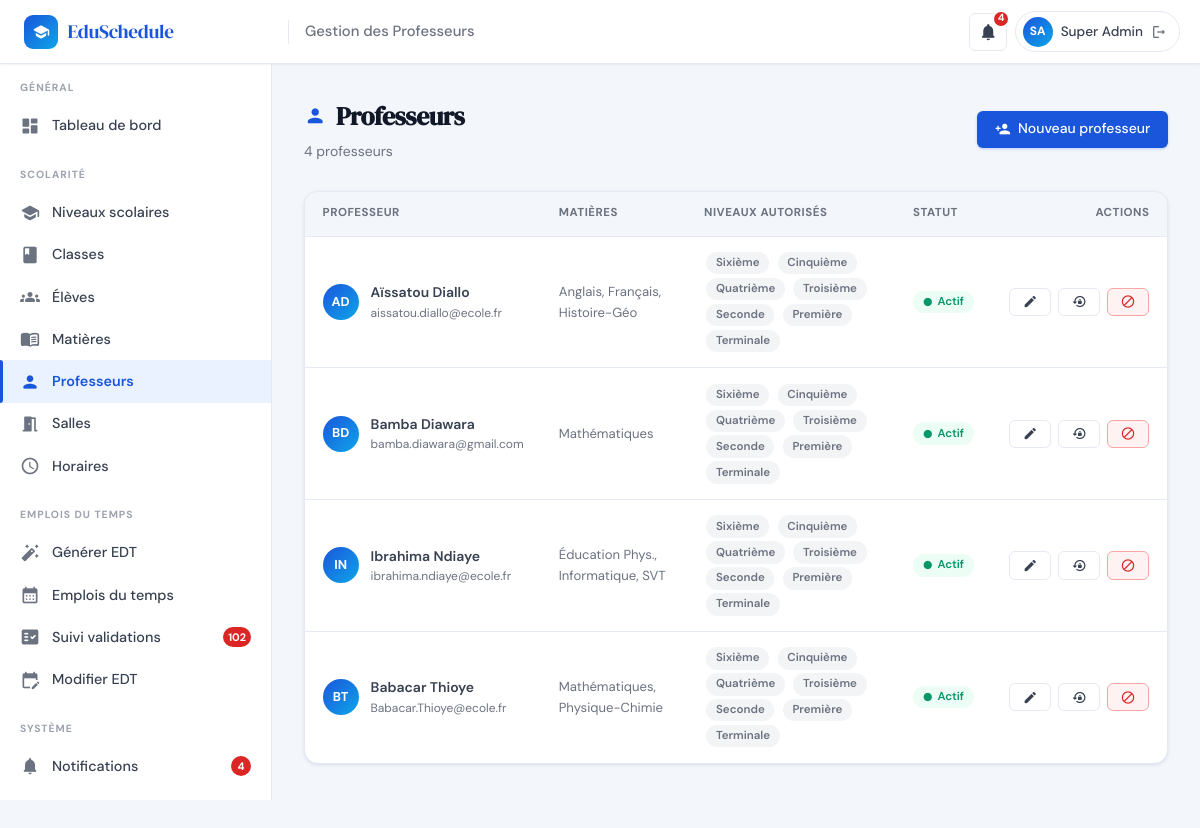
Before: /admin/professeurs.php (signed in) with the older database file.
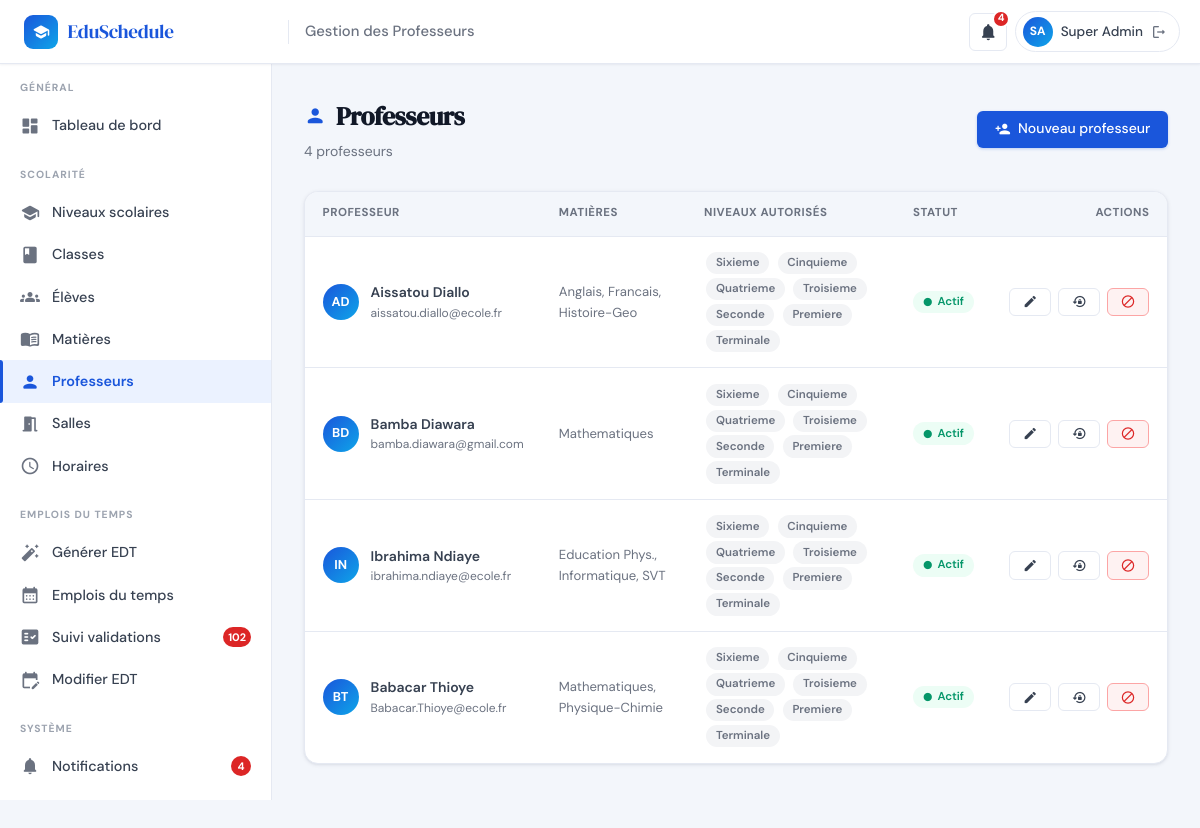
After: the same page with the newer database file.
### tables this page shows
CREATE TABLE IF NOT EXISTS `utilisateurs` (
  `id`            INT(11)      NOT NULL AUTO_INCREMENT,
  `nom`           VARCHAR(100) NOT NULL,
  `prenom`        VARCHAR(100) NOT NULL,
  `email`         VARCHAR(191) NOT NULL,
  `mot_de_passe`  VARCHAR(255) NOT NULL,
  `role`          ENUM('admin','professeur','eleve') NOT NULL DEFAULT 'eleve',
  `statut`        ENUM('actif','inactif')             NOT NULL DEFAULT 'actif',
  `id_classe`     INT(11)      DEFAULT NULL,
  `date_creation` TIMESTAMP    NOT NULL DEFAULT CURRENT_TIMESTAMP,
  PRIMARY KEY (`id`),
  UNIQUE KEY `uq_email` (`email`),
  KEY `id_classe` (`id_classe`),
  CONSTRAINT `utilisateurs_ibfk_1`
    FOREIGN KEY (`id_classe`) REFERENCES `classes` (`id`) ON DELETE SET NULL
);

### includes/functions.php (called while the page is built, shortened)
<?php
function h(string $str): string {
    return htmlspecialchars($str, ENT_QUOTES, 'UTF-8');
}

### admin/professeurs.php (the view, shortened to what this page needs)
<?php
require_once __DIR__ . '/../includes/functions.php';
$pdo = getDB();
$professeurs = $pdo->query("
    SELECT u.*,
           GROUP_CONCAT(DISTINCT m.nom ORDER BY m.nom SEPARATOR ', ') AS matieres_noms,
           GROUP_CONCAT(DISTINCT pm.id_matiere) AS mat_ids,
           GROUP_CONCAT(DISTINCT n.nom  ORDER BY n.ordre SEPARATOR ', ') AS niveaux_noms,
           GROUP_CONCAT(DISTINCT pn.id_niveau) AS niv_ids
    FROM utilisateurs u
    LEFT JOIN professeur_matiere pm ON pm.id_professeur=u.id
    LEFT JOIN matieres m ON m.id=pm.id_matiere
    LEFT JOIN professeur_niveau  pn ON pn.id_professeur=u.id
    LEFT JOIN niveaux n ON n.id=pn.id_niveau
    WHERE u.role='professeur'
    GROUP BY u.id ORDER BY u.statut,u.nom,u.prenom
")->fetchAll();
include __DIR__ . '/../includes/header.php';
include __DIR__ . '/../includes/sidebar_admin.php';
?>
<div class="main-content">
  <div class="page-header">
    <div class="page-header-left">
      <h1 class="page-title"><span class="material-icons-round">person</span> Professeurs</h1>
      <p class="page-subtitle"><?= count($professeurs) ?> professeur<?= count($professeurs)>1?'s':'' ?></p>
    </div>
    <button class="btn btn-primary" onclick="openModal('modalAdd')">
      <span class="material-icons-round">person_add</span> Nouveau professeur
    </button>
  </div>
  <div class="card">
    <div class="table-wrapper" style="border:none;border-radius:0">
      <table class="table">
        <thead>
          <tr><th>Professeur</th><th>Matières</th><th>Niveaux autorisés</th><th>Statut</th><th style="text-align:right">Actions</th></tr>
        </thead>
        <tbody>
          <?php if (empty($professeurs)): ?>
          <tr><td colspan="5"><div class="empty-state">
            <div class="empty-state-icon"><span class="material-icons-round">person_off</span></div>
            <h3>Aucun professeur</h3>
          </div></td></tr>
          <?php else: foreach ($professeurs as $p): ?>
          <tr>
            <td>
              <div style="display:flex;align-items:center;gap:.75rem">
                <div class="user-avatar" style="width:36px;height:36px;font-size:.8rem;flex-shrink:0">
                  <?= strtoupper(substr($p['prenom'],0,1).substr($p['nom'],0,1)) ?>
                </div>
                <div>
                  <div style="font-weight:600"><?= h($p['prenom'].' '.$p['nom']) ?></div>
                  <div style="font-size:.75rem;color:var(--text-muted)"><?= h($p['email']) ?></div>
                </div>
              </div>
            </td>
            <td style="font-size:.82rem;color:var(--text-muted)">
              <?= $p['matieres_noms'] ? h($p['matieres_noms']) : '<span style="font-style:italic">Aucune</span>' ?>
            </td>
            <td>
              <?php if ($p['niveaux_noms']): ?>
                <?php foreach (explode(', ', $p['niveaux_noms']) as $niv): ?>
                <span class="badge badge-secondary" style="margin:.1rem .15rem"><?= h($niv) ?></span>
                <?php endforeach; ?>
              <?php else: ?>
                <span class="badge badge-warning">Tous niveaux</span>
              <?php endif; ?>
            </td>
            <td>
              <?= $p['statut']==='actif'
                ? '<span class="badge badge-success"><span class="material-icons-round" style="font-size:10px">circle</span> Actif</span>'
                : '<span class="badge badge-danger"><span class="material-icons-round" style="font-size:10px">circle</span> Inactif</span>' ?>
            </td>
            <td>
              <div class="table-actions" style="justify-content:flex-end">
                <button class="btn btn-sm btn-outline" onclick='editProf(<?= json_encode($p,JSON_HEX_APOS|JSON_HEX_QUOT) ?>)'>
                  <span class="material-icons-round">edit</span>
                </button>
                <button class="btn btn-sm btn-outline" onclick="resetPwd(<?= $p['id'] ?>,'<?= h(addslashes($p['prenom'].' '.$p['nom'])) ?>')">
                  <span class="material-icons-round">lock_reset</span>
                </button>
                <?php if ($p['statut']==='actif'): ?>
                <button class="btn btn-sm btn-danger" onclick="deactivate(<?= $p['id'] ?>,'<?= h(addslashes($p['prenom'].' '.$p['nom'])) ?>')">
                  <span class="material-icons-round">block</span>
                </button>
                <?php endif; ?>
              </div>
            </td>
          </tr>
          <?php endforeach; endif; ?>
        </tbody>
      </table>
    </div>
  </div>
</div>
</body></html>

Changed rows visible on the page:
changed utilisateurs "AD": prenom+nom "Aïssatou Diallo" → "Aissatou Diallo"; matieres_noms "Anglais, Français, Histoire-Géo" → "Anglais, Francais, Histoire-Geo"
computed for utilisateurs "Bamba Diawara": matieres_noms "Mathématiques" → "Mathematiques"
computed for utilisateurs "Ibrahima Ndiaye": matieres_noms "Éducation Phys., Informatique, SVT" → "Education Phys., Informatique, SVT"
computed for utilisateurs "Babacar Thioye": matieres_noms "Mathématiques, Physique-Chimie" → "Mathematiques, Physique-Chimie"
Other visible differences:
new list line: "Sixieme"
new list line: "Cinquieme"
new list line: "Quatrieme"
new list line: "Troisieme"
new list line: "Premiere"
list line gone: "Sixième"
list line gone: "Cinquième"
list line gone: "Quatrième"
list line gone: "Troisième"
list line gone: "Première"
